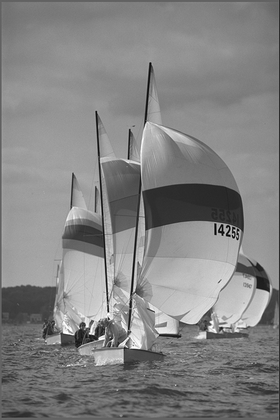
%> input picture task2/kodim09gray.png, 280 x 420 px, shrunk from 512 x 768 before the run
$ octave Task2.m   (GNU Octave 9; MATLAB toolbox functions it lacks are replaced by stand-ins)
%> lines starting %> are read from the running program, lines starting %| are printed output that depends on the picture; in (x1, y1, x2, y2) boxes, pixels count from 0 and x2, y2 are one past the last pixel; in counts of white or black regions, pixels touching at a corner belong together; the program's own positions count from 1
### task2/CalculateXYDerivativeImages.m

InputImage = imread("kodim09gray.png"); % Try to replace 'Neuschwanstein.png' with other images as well
%> InputImage is the input picture: size 420x280 uint8; min 0, max 255, mean 131.9

I = double(InputImage);
% single sobel filter
myx = [-1 0 1];
myy = [-1;0;1];

%sobel derivative of image
for i = 1:size(I, 1) - 2
    for j = 1:size(I, 2) - 2

        % Gradient approximations
        Dxf(i+1, j+1) = sum(sum(myx.*I(i:i+2, j:j+2)));
        Dyf(i+1, j+1) = sum(sum(myy.*I(i:i+2, j:j+2)));
    end
end
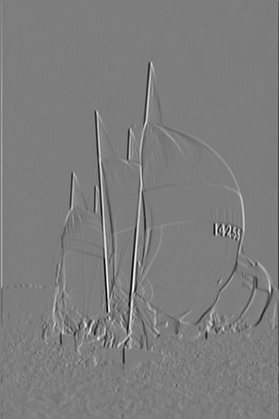
%> Dxf: size 419x279 double; min -616, max 635, mean -0.4; drawn with min black and max white
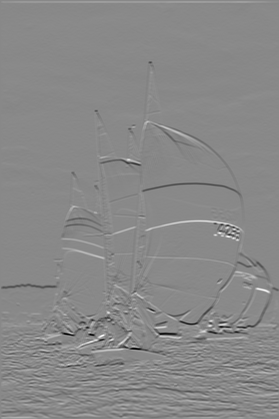
%> Dyf: size 419x279 double; min -640, max 553, mean 0; drawn with min black and max white


imagesc(Dxf);
colormap gray;
axis image off;
figure,imagesc(Dyf);
colormap gray;
axis image off;

save Dxf.mat Dxf;
save Dyf.mat Dyf;

### task2/CalculateDerivativeCombinations.m

load('Dxf.mat', 'Dxf');
load('Dyf.mat', 'Dyf');


figure(1);
subplot(1,2,1);
imagesc(Dxf);
colormap gray;
title('Dx f')
axis image off;
subplot(1,2,2);
imagesc(Dyf);
colormap gray;
axis image off;
title('Dy f')

% combined derivatives

Qxxf = Dxf.^2;

Qxyf = Dxf .* Dyf;
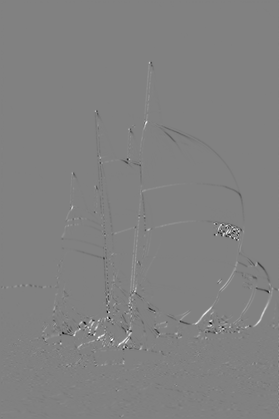
%> Qxyf: size 419x279 double; min -117552, max 114648, mean 72.6; drawn with min black and max white

Qyyf = Dyf.^2;
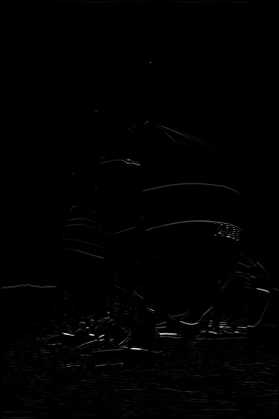
%> Qyyf: size 419x279 double; min 0, max 409600, mean 2387.2; drawn with min black and max white

figure(2);
subplot(1,3,1);
imagesc(Qxxf);
colormap gray;
axis image off;
title('Qxx f')

subplot(1,3,2);
imagesc(Qxyf);
colormap gray;
axis image off;
title('Qxy f')

subplot(1,3,3);
imagesc(Qyyf);
colormap gray;
axis image off;
title('Qyy f')

% gaussian filter on the combined derivative

k = fspecial("gaussian",[7,7]);


SQxxf = imfilter(Qxxf,k);

SQxyf = imfilter(Qxyf,k);

SQyyf = imfilter(Qyyf,k);


save SQf.mat SQxxf SQxyf SQyyf;

figure(3);
subplot(1,3,1);
imagesc(SQxxf);
colormap gray;
axis image off;
title('S[Qxx f]')

subplot(1,3,2);
imagesc(SQxyf);
colormap gray;
axis image off;
title('S[Qxy f]')

subplot(1,3,3);
imagesc(SQyyf);
colormap gray;
axis image off;
title('S[Qyy f]')

### task2/CalculateCornerScoreImage.m

load('SQf.mat', 'SQxxf', 'SQxyf', 'SQyyf');


k = 0.4;
[r, c] = size(SQxyf);
%> r = 419; c = 279

R = zeros(r,c);

% calculate R for the corner scores
for i = 2:1:r-1
    for j=2:1:c-1
        Ix = sum(sum(SQxxf(i-1:i+1,j-1:j+1)));
        Iy = sum(sum(SQyyf(i-1:i+1,j-1:j+1)));
        Ixy = sum(sum(SQxyf(i-1:i+1,j-1:j+1)));

        M = [Ix Ixy;
            Ixy Iy];
        Rf(i,j) = (Ix .* Iy) - (Ixy.^2) - k * ( Ixy + Iy ).^ 2;

    end
end
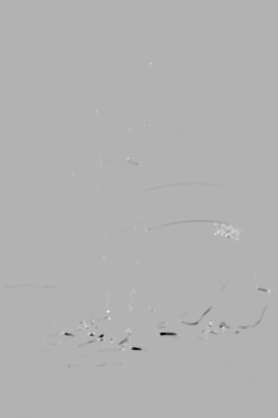
%> Rf: size 418x278 double; min -1.04e+12, max 4.44e+11, mean -1.35e+09; drawn with min black and max white

save Rf.mat Rf;

imagesc(Rf);
colormap gray;
axis image off;
title('R[f]')

### task2/DetectCorners.m

load('Rf.mat', 'Rf');

x = height(Rf);
%> x = 418
y = width(Rf);
%> y = 278


rmax = 0;
% loop for getting the max of R
for i = 1:x
    for j = 1:y
        if Rf(i,j) > rmax
            rmax = Rf(i,j);

        end
    end
end
%> after the loop, rmax = 4.44e+11


% loop for finding which corners are withing the threshold
for i = 1:x-1
    for j = 1:y-1
        if Rf(i,j) > 0.1 *rmax && Rf(i,j) > Rf(i-1,j-1) && Rf(i, j) > R(i-1, j+1) && Rf(i, j) > Rf(i+1, j-1) && Rf(i, j) > Rf(i+1, j+1)
            CornerFlagImage(i,j) = 1;
        end
    end
end
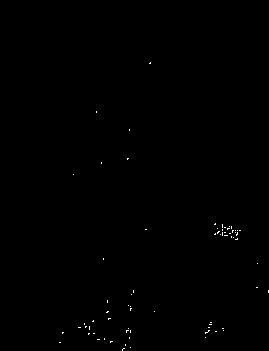
%> CornerFlagImage: size 351x269 double; values 0 (black) and 1 (white), 0.19% white in thin lines or dots, all inside (x1, y1, x2, y2) = (59, 62, 269, 351)


[PosC, PosR] = find(CornerFlagImage == 1);
%> PosC = 179 values from 63 to 351; PosR = 179 values from 60 to 269
figure, imshow(InputImage);
Pos_q = [PosR, PosC];
%> Pos_q = 179 rows, first 12: [60 343; 61 343; 63 333; 63 334; 64 333; 74 175; 79 328; 80 328; 81 328; 85 324; 85 325; 86 327]
save KeyPoints.mat Pos_q;
hold on;
plot(PosR,PosC,'r.','Markersize',15);
axis image;
hold off;

### task2/Task2.m
clear, close all, clc
CalculateXYDerivativeImages
CalculateDerivativeCombinations
CalculateCornerScoreImage
DetectCorners
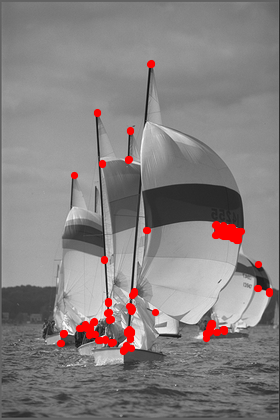
%> figure redrawn from the program's plot data
